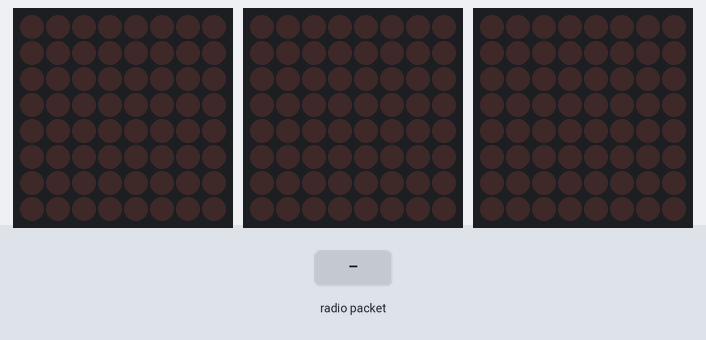
Recording of a sketch running on a simulated ATtiny85, built with avr-gcc and run on an emulated ATtiny85. Parts: 3 × 8×8 LED matrix. Wiring (inferred from the names in the program): HT16K33 LED driver at I2C address 0x70; HT16K33 LED driver at I2C address 0x71; HT16K33 LED driver at I2C address 0x72. The test bench sets the inputs (shaded band). No radio packets arrive unless stated.

Above: at 1.2 s.
1.3 s: radio packet "1" arrives
At 2.5 s:
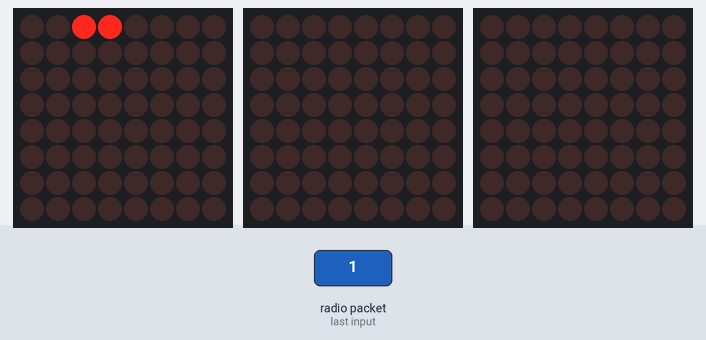
2.8 s: radio packet "0" arrives
At 3.7 s:
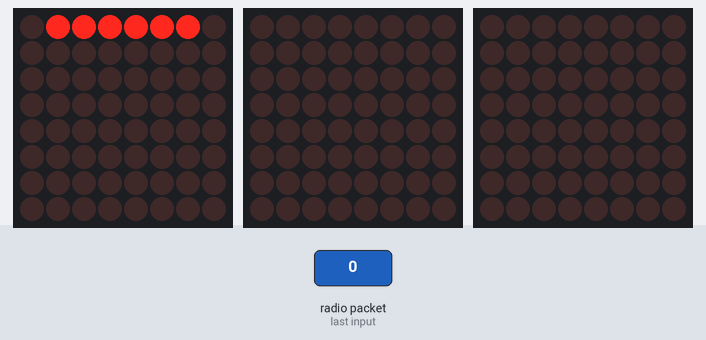
4.3 s: radio packet "2" arrives
At 4.9 s:
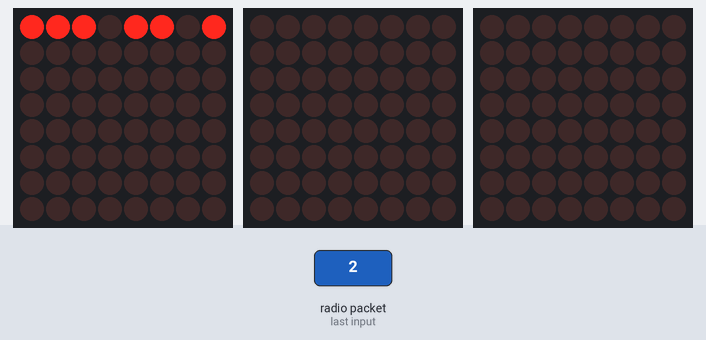
Timing chart, 0 to 7.3 s (numbered marks = the images above; inputs shaded):
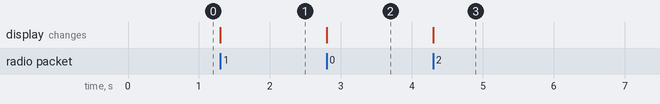

The sketch:

receive_msg_and_display.ino
```cpp
// ask_receiver.pde
// -*- mode: C++ -*-
// Simple example of how to use RadioHead to receive messages
// with a simple ASK transmitter in a very simple way.
// Implements a simplex (one-way) receiver with an Rx-B1 module
// Tested on Arduino Mega, Duemilanova, Uno, Due, Teensy, ESP-12

#include <RH_ASK.h>
#ifdef RH_HAVE_HARDWARE_SPI
#include <SPI.h> // Not actually used but needed to compile
#endif

#include <Wire.h>
// #include <DS3231-RTC.h>
#include <HT16K33Disp.h>

#define DATARATE 590

RH_ASK driver(DATARATE);
// RH_ASK driver(2000, 4, 5, 0); // ESP8266 or ESP32: do not use pin 11 or 2
// RH_ASK driver(2000, 3, 4, 0); // ATTiny, RX on D3 (pin 2 on attiny85) TX on D4 (pin 3 on attiny85),
// RH_ASK driver(2000, PD14, PD13, 0); STM32F4 Discovery: see tx and rx on Orange and Red LEDS

HT16K33Disp disp1(0x70, 3);
#define DISPLAY_BRIGHTNESS 2


void setup()
{
#ifdef RH_HAVE_SERIAL
    Serial.begin(9600);   // Debugging only
#endif
    if (!driver.init())
#ifdef RH_HAVE_SERIAL
         Serial.println("init failed");
#else
        ;
#endif

    Wire.begin();
    byte brightness1[3] = { DISPLAY_BRIGHTNESS, DISPLAY_BRIGHTNESS, DISPLAY_BRIGHTNESS };
    disp1.init(brightness1);
}

void loop()
{
    uint8_t buf[RH_ASK_MAX_MESSAGE_LEN];
    uint8_t buflen = sizeof(buf);
    uint8_t numc;

    if (driver.recv(buf, &buflen)) // Non-blocking
    {
        // Message with a good checksum received, dump it.
        buf[buflen] = '\0';
        disp1.scroll_string(buf);
    }
}
```

Measured:
- after the input at 1.3 s, the display: changes at once (image 1)
- after the input at 2.8 s, the display: changes at once (image 2)
- after the input at 4.3 s, the display: changes at once (image 3)
